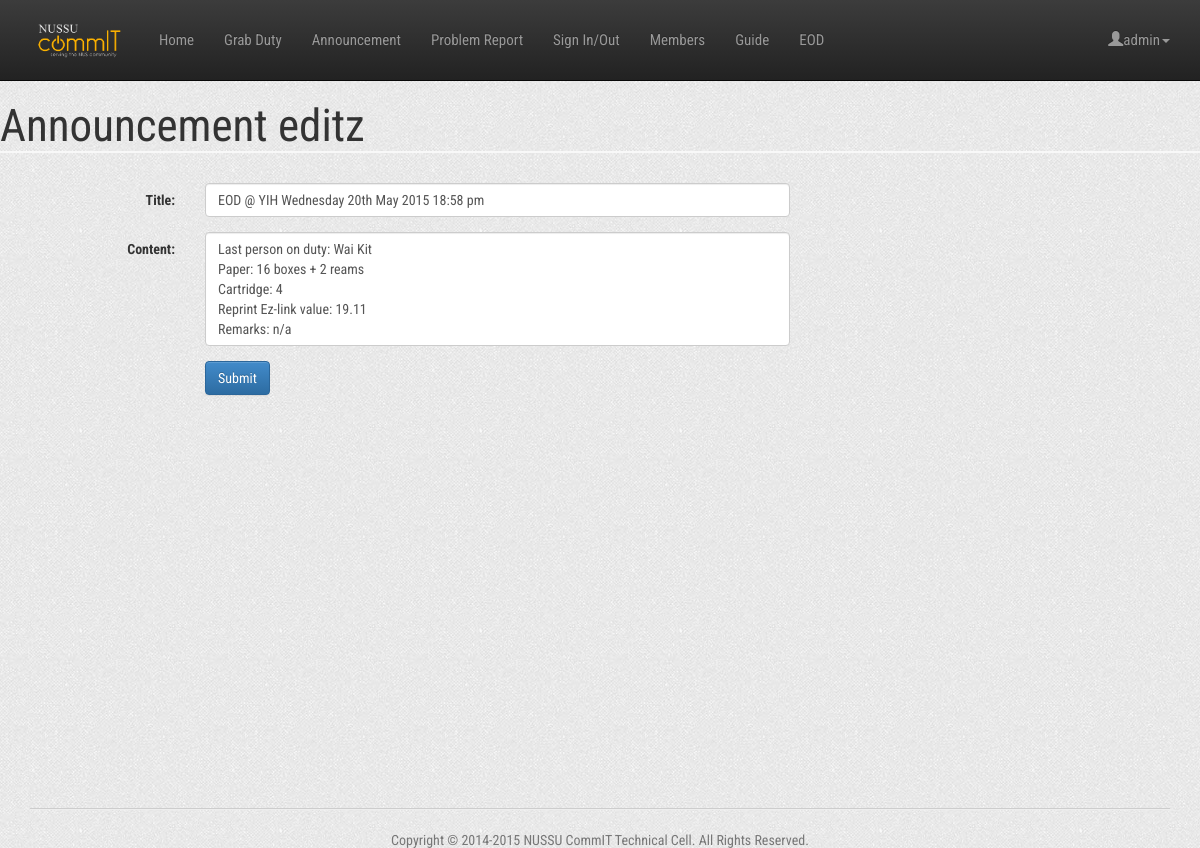
The app's page /announcement_edit.php?id=118 (signed in) with its own data.
### tables this page shows
CREATE TABLE IF NOT EXISTS `announcement` (
  `id` int(11) NOT NULL,
  `title` text NOT NULL,
  `content` longtext NOT NULL,
  `time` text NOT NULL,
  `timeline` timestamp NOT NULL DEFAULT CURRENT_TIMESTAMP
);

### Controller/AnnouncementController.php (called while the page is built, shortened)
<?php
class AnnouncementController {
    private function isAnnouncementExist($id, $conn){
        $stmt = $conn->prepare('SELECT count(*) FROM announcement WHERE id = :id');
        $stmt->execute(array('id' => $id));
        return $stmt->fetchColumn();
    }
    public function getAnnouncement($id){
        try{
            $conn = connect();
            if(self::isAnnouncementExist($id, $conn)){
                $stmt = $conn->prepare("SELECT title, content FROM announcement WHERE id = :id");
                $stmt->execute(array("id" => $id));
                return $stmt->fetch(PDO::FETCH_ASSOC);
            } else return false;
        } catch(PDOException $e){
            echo 'ERROR: '. $e->getMessage();
        }
    }
}
?>

### announcement_edit.php (the view, shortened to what this page needs)
<?php
    include_once(dirname(__FILE__).'/Controller/AnnouncementController.php');
    $announcement_controller = AnnouncementController::getInstance();
    $id = $_GET['id'];
    if(!$getAnnouncement = $announcement_controller->getAnnouncement($id)){
        $_SESSION['error'] = "Unable to update, announcement does not exist.";
        header("Location: announcement");
        exit;
    }
?>
<html>
	<head>
		<link href="includes/css/bootstrap.min.css" rel="stylesheet">
		<link href="includes/css/bootstrap-theme.min.css" rel="stylesheet">
        <link href="includes/css/style.css" rel="stylesheet">
	</head>
    <body>
        <?php include(dirname(__FILE__).'/includes/header.php');?>
        <h1> Announcement editz</h1>
        <br/>
        <form class="form-horizontal" action="announcement_edit" method="post">
            <div class="form-group">
                <label class = "col-sm-2 control-label">Title: </label>
                <div class="col-sm-6">
                    <input type = "text" name="title" value = "<?php echo $getAnnouncement['title'] ?>" required class="form-control">
                </div>
            </div>
            <div class="form-group">
                <label class = "col-sm-2 control-label">Content: </label>
                <div class="col-sm-6">
                    <textarea style="resize:none" class="form-control" rows="5" name="content"><?php echo $getAnnouncement['content'] ?></textarea>
                </div>
            </div>
            <div class="form-group">
                <div class="col-sm-offset-2 col-sm-10">
                  <button type="submit" name="submit" class="btn btn-primary">Submit</button>
                </div>
          </div>
        </form>
        <?php include(dirname(__FILE__).'/includes/footer.php');?>
	</body>
</html>

### includes/css/style.css (style rules this page uses)
html { position: relative; min-height: 100%; }
body { margin-bottom: 60px; background: url(../img/bg.png); }
h1, h2 { font-family: 'Roboto Condensed', sans-serif; font-size:45px; font-weight:400; color:#333333; }
h1 { border-bottom: 2px solid #f8f8f8; }

### records on screen
announcement: title "EOD @ YIH Wednesday 20th May 2015 18:58 pm", content "Last person on duty: Wai Kit Paper: 16 boxes + 2 reams Cartridge: 4 Reprint Ez-link value: 19.11 Remarks: n/a"

### other values on screen
$_SESSION['user_name'] "admin"
